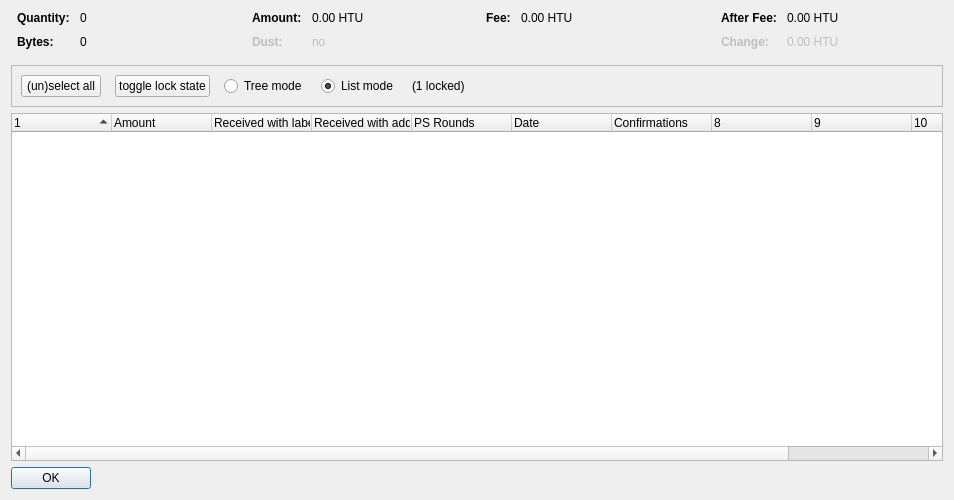
<?xml version="1.0" encoding="UTF-8"?>
<ui version="4.0">
 <class>CoinControlDialog</class>
 <widget class="QDialog" name="CoinControlDialog">
  <property name="geometry">
   <rect>
    <x>0</x>
    <y>0</y>
    <width>954</width>
    <height>500</height>
   </rect>
  </property>
  <property name="windowTitle">
   <string>Coin Selection</string>
  </property>
  <layout class="QVBoxLayout" name="verticalLayout">
   <item>
    <layout class="QHBoxLayout" name="horizontalLayoutTop" stretch="0,0,0,0">
     <property name="topMargin">
      <number>0</number>
     </property>
     <property name="bottomMargin">
      <number>10</number>
     </property>
     <item>
      <layout class="QFormLayout" name="formLayoutCoinControl1">
       <property name="horizontalSpacing">
        <number>10</number>
       </property>
       <property name="verticalSpacing">
        <number>10</number>
       </property>
       <property name="leftMargin">
        <number>6</number>
       </property>
       <property name="rightMargin">
        <number>6</number>
       </property>
       <item row="0" column="0">
        <widget class="QLabel" name="labelCoinControlQuantityText">
         <property name="font">
          <font>
           <weight>75</weight>
           <bold>true</bold>
          </font>
         </property>
         <property name="text">
          <string>Quantity:</string>
         </property>
        </widget>
       </item>
       <item row="0" column="1">
        <widget class="QLabel" name="labelCoinControlQuantity">
         <property name="cursor">
          <cursorShape>IBeamCursor</cursorShape>
         </property>
         <property name="contextMenuPolicy">
          <enum>Qt::ActionsContextMenu</enum>
         </property>
         <property name="text">
          <string notr="true">0</string>
         </property>
         <property name="textInteractionFlags">
          <set>Qt::LinksAccessibleByMouse|Qt::TextSelectableByKeyboard|Qt::TextSelectableByMouse</set>
         </property>
        </widget>
       </item>
       <item row="1" column="0">
        <widget class="QLabel" name="labelCoinControlBytesText">
         <property name="font">
          <font>
           <weight>75</weight>
           <bold>true</bold>
          </font>
         </property>
         <property name="text">
          <string>Bytes:</string>
         </property>
        </widget>
       </item>
       <item row="1" column="1">
        <widget class="QLabel" name="labelCoinControlBytes">
         <property name="cursor">
          <cursorShape>IBeamCursor</cursorShape>
         </property>
         <property name="contextMenuPolicy">
          <enum>Qt::ActionsContextMenu</enum>
         </property>
         <property name="text">
          <string notr="true">0</string>
         </property>
         <property name="textInteractionFlags">
          <set>Qt::LinksAccessibleByMouse|Qt::TextSelectableByKeyboard|Qt::TextSelectableByMouse</set>
         </property>
        </widget>
       </item>
      </layout>
     </item>
     <item>
      <layout class="QFormLayout" name="formLayoutCoinControl2">
       <property name="horizontalSpacing">
        <number>10</number>
       </property>
       <property name="verticalSpacing">
        <number>10</number>
       </property>
       <property name="leftMargin">
        <number>6</number>
       </property>
       <property name="rightMargin">
        <number>6</number>
       </property>
       <item row="0" column="0">
        <widget class="QLabel" name="labelCoinControlAmountText">
         <property name="font">
          <font>
           <weight>75</weight>
           <bold>true</bold>
          </font>
         </property>
         <property name="text">
          <string>Amount:</string>
         </property>
        </widget>
       </item>
       <item row="0" column="1">
        <widget class="QLabel" name="labelCoinControlAmount">
         <property name="cursor">
          <cursorShape>IBeamCursor</cursorShape>
         </property>
         <property name="contextMenuPolicy">
          <enum>Qt::ActionsContextMenu</enum>
         </property>
         <property name="text">
          <string notr="true">0.00 HTU</string>
         </property>
         <property name="textInteractionFlags">
          <set>Qt::LinksAccessibleByMouse|Qt::TextSelectableByKeyboard|Qt::TextSelectableByMouse</set>
         </property>
        </widget>
       </item>
       <item row="1" column="0">
        <widget class="QLabel" name="labelCoinControlLowOutputText">
         <property name="enabled">
          <bool>false</bool>
         </property>
         <property name="font">
          <font>
           <weight>75</weight>
           <bold>true</bold>
          </font>
         </property>
         <property name="text">
          <string>Dust:</string>
         </property>
        </widget>
       </item>
       <item row="1" column="1">
        <widget class="QLabel" name="labelCoinControlLowOutput">
         <property name="enabled">
          <bool>false</bool>
         </property>
         <property name="cursor">
          <cursorShape>IBeamCursor</cursorShape>
         </property>
         <property name="contextMenuPolicy">
          <enum>Qt::ActionsContextMenu</enum>
         </property>
         <property name="text">
          <string notr="true">no</string>
         </property>
         <property name="textInteractionFlags">
          <set>Qt::LinksAccessibleByMouse|Qt::TextSelectableByKeyboard|Qt::TextSelectableByMouse</set>
         </property>
        </widget>
       </item>
      </layout>
     </item>
     <item>
      <layout class="QFormLayout" name="formLayoutCoinControl3">
       <property name="horizontalSpacing">
        <number>10</number>
       </property>
       <property name="verticalSpacing">
        <number>10</number>
       </property>
       <property name="leftMargin">
        <number>6</number>
       </property>
       <property name="rightMargin">
        <number>6</number>
       </property>
       <item row="0" column="0">
        <widget class="QLabel" name="labelCoinControlFeeText">
         <property name="font">
          <font>
           <weight>75</weight>
           <bold>true</bold>
          </font>
         </property>
         <property name="text">
          <string>Fee:</string>
         </property>
        </widget>
       </item>
       <item row="0" column="1">
        <widget class="QLabel" name="labelCoinControlFee">
         <property name="cursor">
          <cursorShape>IBeamCursor</cursorShape>
         </property>
         <property name="contextMenuPolicy">
          <enum>Qt::ActionsContextMenu</enum>
         </property>
         <property name="text">
          <string notr="true">0.00 HTU</string>
         </property>
         <property name="textInteractionFlags">
          <set>Qt::LinksAccessibleByMouse|Qt::TextSelectableByKeyboard|Qt::TextSelectableByMouse</set>
         </property>
        </widget>
       </item>
      </layout>
     </item>
     <item>
      <layout class="QFormLayout" name="formLayoutCoinControl4">
       <property name="horizontalSpacing">
        <number>10</number>
       </property>
       <property name="verticalSpacing">
        <number>10</number>
       </property>
       <property name="leftMargin">
        <number>6</number>
       </property>
       <property name="rightMargin">
        <number>6</number>
       </property>
       <item row="0" column="0">
        <widget class="QLabel" name="labelCoinControlAfterFeeText">
         <property name="font">
          <font>
           <weight>75</weight>
           <bold>true</bold>
          </font>
         </property>
         <property name="text">
          <string>After Fee:</string>
         </property>
        </widget>
       </item>
       <item row="0" column="1">
        <widget class="QLabel" name="labelCoinControlAfterFee">
         <property name="cursor">
          <cursorShape>IBeamCursor</cursorShape>
         </property>
         <property name="contextMenuPolicy">
          <enum>Qt::ActionsContextMenu</enum>
         </property>
         <property name="text">
          <string notr="true">0.00 HTU</string>
         </property>
         <property name="textInteractionFlags">
          <set>Qt::LinksAccessibleByMouse|Qt::TextSelectableByKeyboard|Qt::TextSelectableByMouse</set>
         </property>
        </widget>
       </item>
       <item row="1" column="0">
        <widget class="QLabel" name="labelCoinControlChangeText">
         <property name="enabled">
          <bool>false</bool>
         </property>
         <property name="font">
          <font>
           <weight>75</weight>
           <bold>true</bold>
          </font>
         </property>
         <property name="text">
          <string>Change:</string>
         </property>
        </widget>
       </item>
       <item row="1" column="1">
        <widget class="QLabel" name="labelCoinControlChange">
         <property name="enabled">
          <bool>false</bool>
         </property>
         <property name="cursor">
          <cursorShape>IBeamCursor</cursorShape>
         </property>
         <property name="contextMenuPolicy">
          <enum>Qt::ActionsContextMenu</enum>
         </property>
         <property name="text">
          <string notr="true">0.00 HTU</string>
         </property>
         <property name="textInteractionFlags">
          <set>Qt::LinksAccessibleByMouse|Qt::TextSelectableByKeyboard|Qt::TextSelectableByMouse</set>
         </property>
        </widget>
       </item>
      </layout>
     </item>
    </layout>
   </item>
   <item>
    <widget class="QFrame" name="frame">
     <property name="minimumSize">
      <size>
       <width>0</width>
       <height>40</height>
      </size>
     </property>
     <property name="frameShape">
      <enum>QFrame::StyledPanel</enum>
     </property>
     <property name="frameShadow">
      <enum>QFrame::Sunken</enum>
     </property>
     <layout class="QHBoxLayout" name="horizontalLayout">
      <item>
       <layout class="QHBoxLayout" name="horizontalLayoutPanel" stretch="0,0,0,0,0,0">
        <property name="spacing">
         <number>14</number>
        </property>
        <item>
         <widget class="QPushButton" name="pushButtonSelectAll">
          <property name="sizePolicy">
           <sizepolicy hsizetype="Maximum" vsizetype="Fixed">
            <horstretch>0</horstretch>
            <verstretch>0</verstretch>
           </sizepolicy>
          </property>
          <property name="text">
           <string>(un)select all</string>
          </property>
          <property name="autoDefault">
           <bool>false</bool>
          </property>
         </widget>
        </item>
        <item>
         <widget class="QPushButton" name="pushButtonToggleLock">
          <property name="sizePolicy">
           <sizepolicy hsizetype="Maximum" vsizetype="Fixed">
            <horstretch>0</horstretch>
            <verstretch>0</verstretch>
           </sizepolicy>
          </property>
          <property name="text">
           <string>toggle lock state</string>
          </property>
          <property name="autoDefault">
           <bool>false</bool>
          </property>
         </widget>
        </item>
        <item>
         <widget class="QRadioButton" name="radioTreeMode">
          <property name="sizePolicy">
           <sizepolicy hsizetype="Maximum" vsizetype="Fixed">
            <horstretch>0</horstretch>
            <verstretch>0</verstretch>
           </sizepolicy>
          </property>
          <property name="text">
           <string>Tree mode</string>
          </property>
         </widget>
        </item>
        <item>
         <widget class="QRadioButton" name="radioListMode">
          <property name="sizePolicy">
           <sizepolicy hsizetype="Maximum" vsizetype="Fixed">
            <horstretch>0</horstretch>
            <verstretch>0</verstretch>
           </sizepolicy>
          </property>
          <property name="text">
           <string>List mode</string>
          </property>
          <property name="checked">
           <bool>true</bool>
          </property>
         </widget>
        </item>
        <item>
         <widget class="QLabel" name="labelLocked">
          <property name="text">
           <string>(1 locked)</string>
          </property>
         </widget>
        </item>
        <item>
         <spacer name="horizontalSpacer">
          <property name="orientation">
           <enum>Qt::Horizontal</enum>
          </property>
          <property name="sizeHint" stdset="0">
           <size>
            <width>40</width>
            <height>20</height>
           </size>
          </property>
         </spacer>
        </item>
       </layout>
      </item>
     </layout>
    </widget>
   </item>
   <item>
    <widget class="CoinControlTreeWidget" name="treeWidget">
     <property name="contextMenuPolicy">
      <enum>Qt::CustomContextMenu</enum>
     </property>
     <property name="sortingEnabled">
      <bool>false</bool>
     </property>
     <property name="columnCount">
      <number>11</number>
     </property>
     <attribute name="headerShowSortIndicator" stdset="0">
      <bool>true</bool>
     </attribute>
     <attribute name="headerStretchLastSection">
      <bool>false</bool>
     </attribute>
     <column>
      <property name="text">
       <string/>
      </property>
     </column>
     <column>
      <property name="text">
       <string>Amount</string>
      </property>
     </column>
     <column>
      <property name="text">
       <string>Received with label</string>
      </property>
     </column>
     <column>
      <property name="text">
       <string>Received with address</string>
      </property>
     </column>
     <column>
      <property name="text">
       <string>PS Rounds</string>
      </property>
     </column>
     <column>
      <property name="text">
       <string>Date</string>
      </property>
     </column>
     <column>
      <property name="text">
       <string>Confirmations</string>
      </property>
      <property name="toolTip">
       <string>Confirmed</string>
      </property>
     </column>
     <column>
      <property name="text">
       <string/>
      </property>
     </column>
     <column>
      <property name="text">
       <string/>
      </property>
     </column>
     <column>
      <property name="text">
       <string/>
      </property>
     </column>
     <column>
      <property name="text">
       <string/>
      </property>
     </column>
    </widget>
   </item>
   <item>
    <widget class="QDialogButtonBox" name="buttonBox">
     <property name="sizePolicy">
      <sizepolicy hsizetype="Maximum" vsizetype="Fixed">
       <horstretch>0</horstretch>
       <verstretch>0</verstretch>
      </sizepolicy>
     </property>
     <property name="orientation">
      <enum>Qt::Horizontal</enum>
     </property>
     <property name="standardButtons">
      <set>QDialogButtonBox::Ok</set>
     </property>
    </widget>
   </item>
  </layout>
 </widget>
 <customwidgets>
  <customwidget>
   <class>CoinControlTreeWidget</class>
   <extends>QTreeWidget</extends>
   <header>coincontroltreewidget.h</header>
  </customwidget>
 </customwidgets>
 <resources/>
 <connections/>
</ui>
